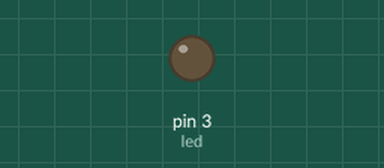
A sketch run on a simulated Arduino Uno, built with avr-gcc and run on an emulated ATmega328P. Shown: output pins drawn as LEDs (lit = HIGH).

Above: at 0.15 s.
Timing chart, 0 to 1.6 s (numbered marks = the images above):
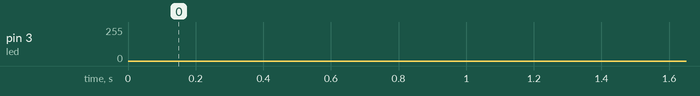

The sketch:

pwm.ino
```cpp
int led=3;
int brightness=0;
int fadeamount=1;
void setup() {
pinMode(led,OUTPUT);

}

void loop() {
  analogWrite(led,brightness);
  // put your main code here, to run repeatedly:
brightness=brightness+fadeamount;
if(brightness==0 || brightness==255)
{
  fadeamount= -fadeamount;
}
delay(3);
}
```
